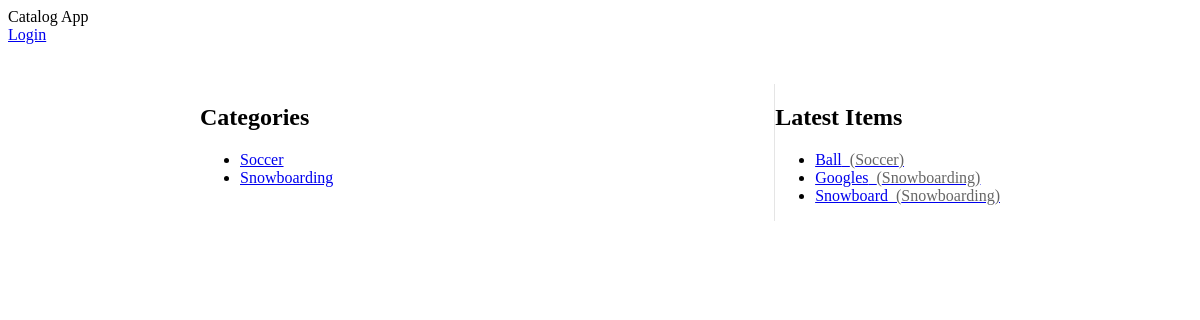
Page /catalog/ on the committed database.
### database_setup.py (models this page shows, shortened)
class Catalog(Base):
    __tablename__ = 'catalog'
    name = Column(String(80), nullable=False)
    id = Column(Integer, primary_key=True)
    user_id = Column(Integer, ForeignKey('user.id'))
    user = relationship(User)

class CatalogItem(Base):
    __tablename__ = 'catalog_item'
    name = Column(String(80), nullable=False)
    id = Column(Integer, primary_key=True)
    creation_date = Column(DateTime, nullable=False)
    description = Column(String(250))
    catalog_id = Column(Integer, ForeignKey('catalog.id'))
    catalog = relationship(Catalog)

### project.py (the view)
@app.route('/')
@app.route('/catalog/')
def catalogs():
    catalogs = session.query(Catalog).all()
    items = session.query(CatalogItem).all()
    if 'username' in login_session:
        return render_template('catalogs.html',
                               catalogs=catalogs,
                               items=items)
    else:
        return render_template('public_catalogs.html',
                               catalogs=catalogs,
                               items=items)

### templates/public_catalogs.html (shortened to what this page needs)
<!doctype html>
<html lang="en">
<head>
    <link rel="stylesheet" href="https://code.getmdl.io/1.3.0/material.indigo-pink.min.css" />
    <link rel="stylesheet" href="{{url_for('static', filename='styles.css')}}">
</head>
<body>
    <div  class="mdl-layout mdl-js-layout mdl-layout--fixed-header">
        <header class="mdl-layout__header">
            <div class="mdl-layout__header-row">
                <span class="mdl-layout-title">Catalog App</span>
                <a class="mdl-button mdl-js-button mdl-button--raised mdl-button--accent"
                    href="/login">Login
                </a>
            </div>
        </header>
        <main class="main-container mdl-layout__content">
            <div class="main-page-content page-content">
                <div class="card mdl-card mdl-shadow--2dp">
                    <div class="card-container">
                        <div class="categories-list-container mdl-card__actions mdl-card--border">
                            <div class="mdl-card__title">
                                <h2 class="mdl-card__title-text">Categories</h2>
                            </div>
                            <ul class="mdl-list">
                                {% for catalog in catalogs %}
                                    <li class="mdl-list__item">
                                        <a class="mdl-list__item-primary-content"
                                            href="{{url_for('catalog', catalog_name=catalog.name)}}">{{catalog.name}}
                                        </a>
                                    </li>
                                {% endfor %}
                            </ul>
                        </div>
                        <div class="items-list-container mdl-card__actions mdl-card--border">
                            <div class="mdl-card__title">
                                <h2 class="mdl-card__title-text">Latest Items</h2>
                            </div>
                            <ul class="mdl-list">
                                {% for item in items %}
                                    <li class="mdl-list__item">
                                        <a class="mdl-list__item-primary-content"
                                            href="{{url_for('catalog_item', catalog_name=item.catalog.name, item_name=item.name)}}">{{item.name}}&nbsp;
                                            <span class="item-category">
                                                ({{item.catalog.name}})
                                            </span>
                                        </a>
                                    </li>
                                {% endfor %}
                            </ul>
                        </div>
                    </div>
                </div>
            </div>
        </main>
    </div>
</body>
</html>

### static/styles.css (style rules this page uses)
* { box-sizing: border-box; }
.main-container { display: flex; justify-content: center; padding: 40px; }
.main-page-content { width: 800px; }
.card { width: 100%; }
.card-container { display: flex; justify-content: space-between; }
.categories-list-container { width: 40%; }
.items-list-container { border-left: 1px solid rgba(0,0,0,.1); }
.item-category { color: rgba(0,0,0,.6); }

### rows in the picture
Catalog: name "Soccer"
Catalog: name "Snowboarding"
CatalogItem: name "Ball", catalog.name "Soccer"
CatalogItem: name "Googles", catalog.name "Snowboarding"
CatalogItem: name "Snowboard", catalog.name "Snowboarding"
